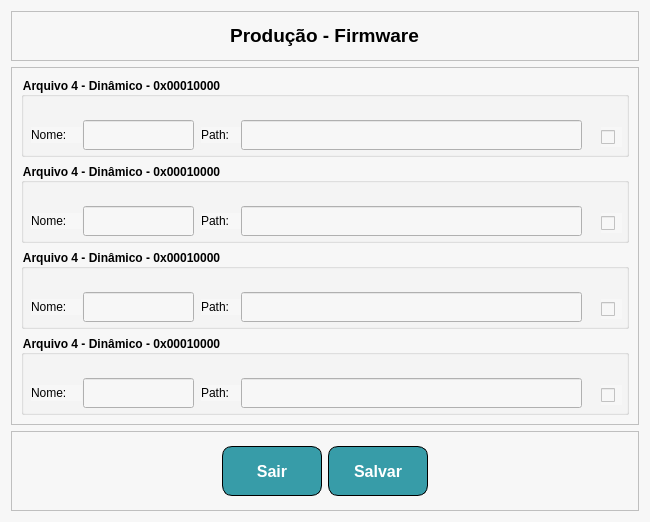
<?xml version="1.0" encoding="UTF-8"?>
<ui version="4.0">
 <class>FormProducao</class>
 <widget class="QWidget" name="FormProducao">
  <property name="geometry">
   <rect>
    <x>0</x>
    <y>0</y>
    <width>650</width>
    <height>518</height>
   </rect>
  </property>
  <property name="windowTitle">
   <string>Produção</string>
  </property>
  <property name="styleSheet">
   <string notr="true">background-color: rgb(247, 247, 247);</string>
  </property>
  <layout class="QVBoxLayout" name="verticalLayout">
   <item>
    <widget class="QFrame" name="frame">
     <property name="sizePolicy">
      <sizepolicy hsizetype="Preferred" vsizetype="Maximum">
       <horstretch>0</horstretch>
       <verstretch>0</verstretch>
      </sizepolicy>
     </property>
     <property name="minimumSize">
      <size>
       <width>0</width>
       <height>50</height>
      </size>
     </property>
     <property name="frameShape">
      <enum>QFrame::StyledPanel</enum>
     </property>
     <property name="frameShadow">
      <enum>QFrame::Raised</enum>
     </property>
     <layout class="QHBoxLayout" name="horizontalLayout_2">
      <item>
       <spacer name="horizontalSpacer">
        <property name="orientation">
         <enum>Qt::Horizontal</enum>
        </property>
        <property name="sizeHint" stdset="0">
         <size>
          <width>274</width>
          <height>20</height>
         </size>
        </property>
       </spacer>
      </item>
      <item>
       <widget class="QLabel" name="label">
        <property name="text">
         <string>&lt;html&gt;&lt;head/&gt;&lt;body&gt;&lt;p align=&quot;center&quot;&gt;&lt;span style=&quot; font-size:14pt; font-weight:600;&quot;&gt;Produção - Firmware&lt;/span&gt;&lt;/p&gt;&lt;/body&gt;&lt;/html&gt;</string>
        </property>
       </widget>
      </item>
      <item>
       <spacer name="horizontalSpacer_2">
        <property name="orientation">
         <enum>Qt::Horizontal</enum>
        </property>
        <property name="sizeHint" stdset="0">
         <size>
          <width>274</width>
          <height>20</height>
         </size>
        </property>
       </spacer>
      </item>
     </layout>
    </widget>
   </item>
   <item>
    <widget class="QFrame" name="frame_2">
     <property name="frameShape">
      <enum>QFrame::StyledPanel</enum>
     </property>
     <property name="frameShadow">
      <enum>QFrame::Raised</enum>
     </property>
     <layout class="QVBoxLayout" name="verticalLayout_2">
      <item>
       <widget class="QGroupBox" name="groupBox_2">
        <property name="sizePolicy">
         <sizepolicy hsizetype="Preferred" vsizetype="MinimumExpanding">
          <horstretch>0</horstretch>
          <verstretch>0</verstretch>
         </sizepolicy>
        </property>
        <property name="minimumSize">
         <size>
          <width>0</width>
          <height>80</height>
         </size>
        </property>
        <property name="font">
         <font>
          <weight>75</weight>
          <bold>true</bold>
         </font>
        </property>
        <property name="title">
         <string>Arquivo 4 - Dinâmico - 0x00010000</string>
        </property>
        <widget class="QLineEdit" name="lineEditNome_1">
         <property name="geometry">
          <rect>
           <x>62</x>
           <y>43</y>
           <width>111</width>
           <height>30</height>
          </rect>
         </property>
        </widget>
        <widget class="QLabel" name="label_6">
         <property name="geometry">
          <rect>
           <x>10</x>
           <y>50</y>
           <width>51</width>
           <height>16</height>
          </rect>
         </property>
         <property name="text">
          <string>Nome: </string>
         </property>
        </widget>
        <widget class="QLabel" name="label_2">
         <property name="geometry">
          <rect>
           <x>180</x>
           <y>50</y>
           <width>41</width>
           <height>16</height>
          </rect>
         </property>
         <property name="text">
          <string>Path: </string>
         </property>
        </widget>
        <widget class="QLineEdit" name="lineEditPath_1">
         <property name="geometry">
          <rect>
           <x>220</x>
           <y>43</y>
           <width>341</width>
           <height>30</height>
          </rect>
         </property>
        </widget>
        <widget class="QCheckBox" name="checkBox_1">
         <property name="geometry">
          <rect>
           <x>580</x>
           <y>50</y>
           <width>21</width>
           <height>20</height>
          </rect>
         </property>
         <property name="font">
          <font>
           <kerning>true</kerning>
          </font>
         </property>
         <property name="accessibleName">
          <string/>
         </property>
         <property name="accessibleDescription">
          <string/>
         </property>
         <property name="text">
          <string/>
         </property>
        </widget>
       </widget>
      </item>
      <item>
       <widget class="QGroupBox" name="groupBox_3">
        <property name="sizePolicy">
         <sizepolicy hsizetype="Preferred" vsizetype="MinimumExpanding">
          <horstretch>0</horstretch>
          <verstretch>0</verstretch>
         </sizepolicy>
        </property>
        <property name="minimumSize">
         <size>
          <width>0</width>
          <height>80</height>
         </size>
        </property>
        <property name="font">
         <font>
          <weight>75</weight>
          <bold>true</bold>
         </font>
        </property>
        <property name="title">
         <string>Arquivo 4 - Dinâmico - 0x00010000</string>
        </property>
        <widget class="QLineEdit" name="lineEditNome_2">
         <property name="geometry">
          <rect>
           <x>62</x>
           <y>43</y>
           <width>111</width>
           <height>30</height>
          </rect>
         </property>
        </widget>
        <widget class="QLabel" name="label_7">
         <property name="geometry">
          <rect>
           <x>10</x>
           <y>50</y>
           <width>51</width>
           <height>16</height>
          </rect>
         </property>
         <property name="text">
          <string>Nome: </string>
         </property>
        </widget>
        <widget class="QLabel" name="label_3">
         <property name="geometry">
          <rect>
           <x>180</x>
           <y>50</y>
           <width>41</width>
           <height>16</height>
          </rect>
         </property>
         <property name="text">
          <string>Path: </string>
         </property>
        </widget>
        <widget class="QLineEdit" name="lineEditPath_2">
         <property name="geometry">
          <rect>
           <x>220</x>
           <y>43</y>
           <width>341</width>
           <height>30</height>
          </rect>
         </property>
        </widget>
        <widget class="QCheckBox" name="checkBox_2">
         <property name="geometry">
          <rect>
           <x>580</x>
           <y>50</y>
           <width>21</width>
           <height>20</height>
          </rect>
         </property>
         <property name="font">
          <font>
           <kerning>true</kerning>
          </font>
         </property>
         <property name="accessibleName">
          <string/>
         </property>
         <property name="accessibleDescription">
          <string/>
         </property>
         <property name="text">
          <string/>
         </property>
        </widget>
       </widget>
      </item>
      <item>
       <widget class="QGroupBox" name="groupBox_5">
        <property name="sizePolicy">
         <sizepolicy hsizetype="Preferred" vsizetype="MinimumExpanding">
          <horstretch>0</horstretch>
          <verstretch>0</verstretch>
         </sizepolicy>
        </property>
        <property name="minimumSize">
         <size>
          <width>0</width>
          <height>80</height>
         </size>
        </property>
        <property name="font">
         <font>
          <weight>75</weight>
          <bold>true</bold>
         </font>
        </property>
        <property name="title">
         <string>Arquivo 4 - Dinâmico - 0x00010000</string>
        </property>
        <widget class="QLineEdit" name="lineEditNome_3">
         <property name="geometry">
          <rect>
           <x>62</x>
           <y>43</y>
           <width>111</width>
           <height>30</height>
          </rect>
         </property>
        </widget>
        <widget class="QLabel" name="label_9">
         <property name="geometry">
          <rect>
           <x>10</x>
           <y>50</y>
           <width>51</width>
           <height>16</height>
          </rect>
         </property>
         <property name="text">
          <string>Nome: </string>
         </property>
        </widget>
        <widget class="QLabel" name="label_5">
         <property name="geometry">
          <rect>
           <x>180</x>
           <y>50</y>
           <width>41</width>
           <height>16</height>
          </rect>
         </property>
         <property name="text">
          <string>Path: </string>
         </property>
        </widget>
        <widget class="QLineEdit" name="lineEditPath_3">
         <property name="geometry">
          <rect>
           <x>220</x>
           <y>43</y>
           <width>341</width>
           <height>30</height>
          </rect>
         </property>
        </widget>
        <widget class="QCheckBox" name="checkBox_3">
         <property name="geometry">
          <rect>
           <x>580</x>
           <y>50</y>
           <width>21</width>
           <height>20</height>
          </rect>
         </property>
         <property name="font">
          <font>
           <kerning>true</kerning>
          </font>
         </property>
         <property name="accessibleName">
          <string/>
         </property>
         <property name="accessibleDescription">
          <string/>
         </property>
         <property name="text">
          <string/>
         </property>
        </widget>
       </widget>
      </item>
      <item>
       <widget class="QGroupBox" name="groupBox_6">
        <property name="sizePolicy">
         <sizepolicy hsizetype="Preferred" vsizetype="MinimumExpanding">
          <horstretch>0</horstretch>
          <verstretch>0</verstretch>
         </sizepolicy>
        </property>
        <property name="minimumSize">
         <size>
          <width>0</width>
          <height>80</height>
         </size>
        </property>
        <property name="font">
         <font>
          <weight>75</weight>
          <bold>true</bold>
         </font>
        </property>
        <property name="title">
         <string>Arquivo 4 - Dinâmico - 0x00010000</string>
        </property>
        <widget class="QLineEdit" name="lineEditNome_4">
         <property name="geometry">
          <rect>
           <x>62</x>
           <y>43</y>
           <width>111</width>
           <height>30</height>
          </rect>
         </property>
        </widget>
        <widget class="QLabel" name="label_10">
         <property name="geometry">
          <rect>
           <x>10</x>
           <y>50</y>
           <width>51</width>
           <height>16</height>
          </rect>
         </property>
         <property name="text">
          <string>Nome: </string>
         </property>
        </widget>
        <widget class="QLabel" name="label_11">
         <property name="geometry">
          <rect>
           <x>180</x>
           <y>50</y>
           <width>41</width>
           <height>16</height>
          </rect>
         </property>
         <property name="text">
          <string>Path: </string>
         </property>
        </widget>
        <widget class="QLineEdit" name="lineEditPath_4">
         <property name="geometry">
          <rect>
           <x>220</x>
           <y>43</y>
           <width>341</width>
           <height>30</height>
          </rect>
         </property>
        </widget>
        <widget class="QCheckBox" name="checkBox_4">
         <property name="geometry">
          <rect>
           <x>580</x>
           <y>50</y>
           <width>21</width>
           <height>20</height>
          </rect>
         </property>
         <property name="font">
          <font>
           <kerning>true</kerning>
          </font>
         </property>
         <property name="accessibleName">
          <string/>
         </property>
         <property name="accessibleDescription">
          <string/>
         </property>
         <property name="text">
          <string/>
         </property>
        </widget>
       </widget>
      </item>
     </layout>
    </widget>
   </item>
   <item>
    <widget class="QFrame" name="frame_4">
     <property name="sizePolicy">
      <sizepolicy hsizetype="Preferred" vsizetype="Maximum">
       <horstretch>0</horstretch>
       <verstretch>0</verstretch>
      </sizepolicy>
     </property>
     <property name="minimumSize">
      <size>
       <width>0</width>
       <height>80</height>
      </size>
     </property>
     <property name="frameShape">
      <enum>QFrame::StyledPanel</enum>
     </property>
     <property name="frameShadow">
      <enum>QFrame::Raised</enum>
     </property>
     <layout class="QHBoxLayout" name="horizontalLayout_4">
      <item>
       <spacer name="horizontalSpacer_5">
        <property name="orientation">
         <enum>Qt::Horizontal</enum>
        </property>
        <property name="sizeHint" stdset="0">
         <size>
          <width>40</width>
          <height>20</height>
         </size>
        </property>
       </spacer>
      </item>
      <item>
       <widget class="QPushButton" name="btnSairProducao">
        <property name="minimumSize">
         <size>
          <width>100</width>
          <height>50</height>
         </size>
        </property>
        <property name="styleSheet">
         <string notr="true">QPushButton {
	 color: white;
     font: bold 12pt;
     background-color: #379ca8;
	 border: 1px solid black;
     border-radius: 10px;
}
QPushButton:pressed {
    background-color: qlineargradient(spread:pad, x1:0, y1:0, x2:0, y2:1,   stop:0 			rgba(60, 186, 162, 255), stop:1 rgba(98, 211, 162, 255))
}</string>
        </property>
        <property name="text">
         <string>Sair</string>
        </property>
       </widget>
      </item>
      <item>
       <widget class="QPushButton" name="btnSalvarProducao">
        <property name="minimumSize">
         <size>
          <width>100</width>
          <height>50</height>
         </size>
        </property>
        <property name="styleSheet">
         <string notr="true">QPushButton {
	 color: white;
     font: bold 12pt;
     background-color: #379ca8;
	 border: 1px solid black;
     border-radius: 10px;
}
QPushButton:pressed {
    background-color: qlineargradient(spread:pad, x1:0, y1:0, x2:0, y2:1,   stop:0 			rgba(60, 186, 162, 255), stop:1 rgba(98, 211, 162, 255))
}</string>
        </property>
        <property name="text">
         <string>Salvar</string>
        </property>
       </widget>
      </item>
      <item>
       <spacer name="horizontalSpacer_6">
        <property name="orientation">
         <enum>Qt::Horizontal</enum>
        </property>
        <property name="sizeHint" stdset="0">
         <size>
          <width>40</width>
          <height>20</height>
         </size>
        </property>
       </spacer>
      </item>
     </layout>
    </widget>
   </item>
  </layout>
 </widget>
 <resources/>
 <connections>
  <connection>
   <sender>btnSairProducao</sender>
   <signal>clicked()</signal>
   <receiver>FormProducao</receiver>
   <slot>close()</slot>
   <hints>
    <hint type="sourcelabel">
     <x>269</x>
     <y>349</y>
    </hint>
    <hint type="destinationlabel">
     <x>639</x>
     <y>305</y>
    </hint>
   </hints>
  </connection>
 </connections>
</ui>
